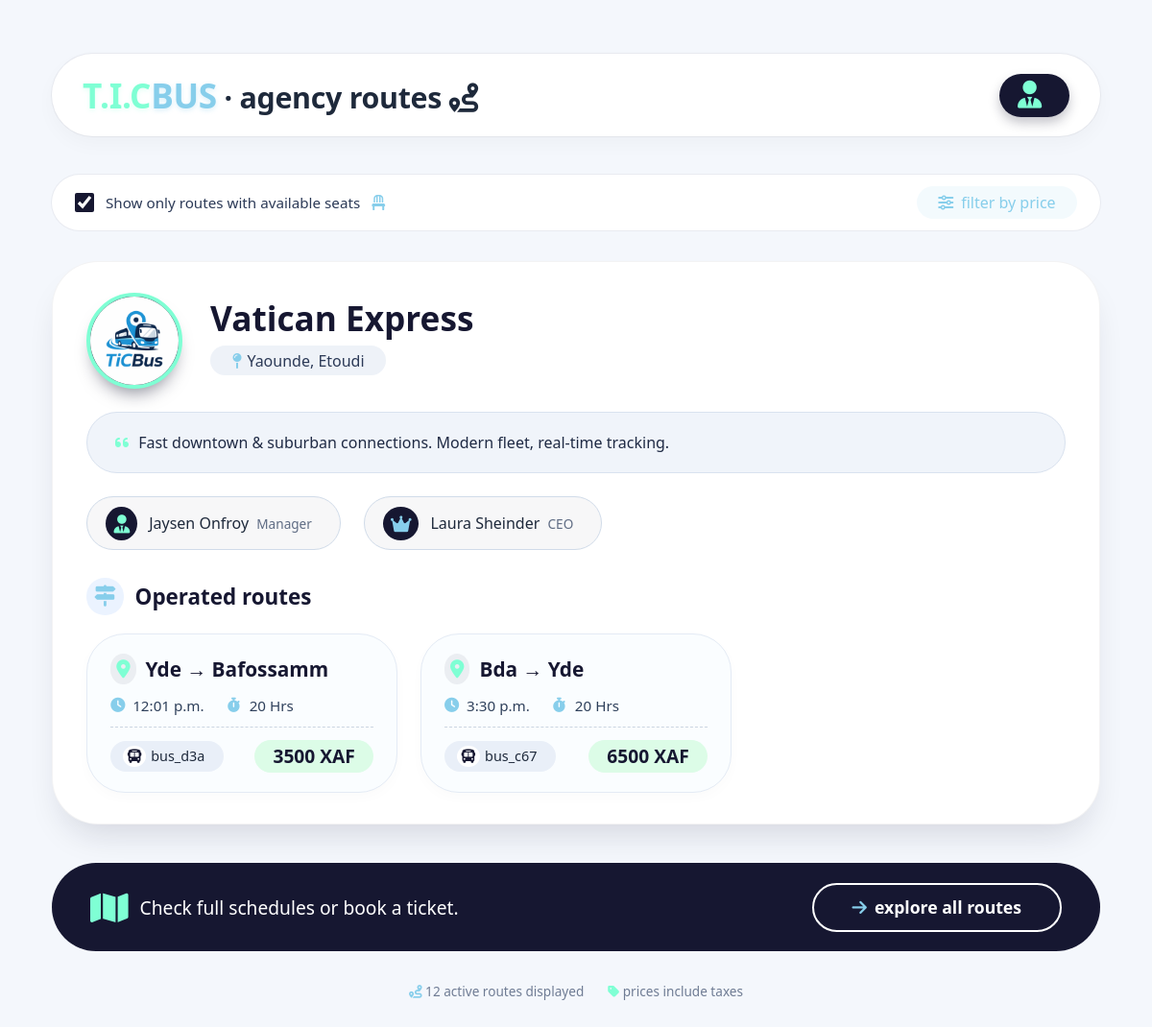
The page /agency/3/ on the database its author committed.
### booking/models.py (models this page shows, shortened)
class Agency(models.Model):
    agency_logo = models.ImageField(upload_to='agencies_logos', default='1384014.png')
    agency_name = models.CharField(max_length=50, unique=True, null=False)
    total_bus = models.IntegerField(default=5, null=False, blank=False)
    agency_description = models.TextField()
    ceo_name = models.CharField(max_length=50, null=False)
    manager_name = models.CharField(max_length=50, null=True)
    date_created = models.DateField()
    location = models.CharField(max_length=50)

class Route(models.Model):
    origin = models.CharField(max_length=100)
    destination = models.CharField(max_length=100)
    departure_time = models.TimeField()
    price = models.DecimalField(max_digits=8, decimal_places=0)
    bus = models.ForeignKey(Bus, on_delete=models.CASCADE)
    duration = models.IntegerField(default=1)

class Bus(models.Model):
    agency = models.ForeignKey(Agency, on_delete=models.CASCADE, related_name="buses")
    bus_number = models.CharField(max_length=50, unique=True, default=generate_bus_id)
    total_seats = models.IntegerField()

### booking/views.py (the view)
# urls.py: path('agency/<int:agency_id>/', agency_detail, name="agency_detail"),
def agency_detail(request, agency_id):
    agency = get_object_or_404(Agency, id=agency_id)
    buses = agency.buses.all()
    routes = Route.objects.filter(bus__agency=agency)
    unique_agency_total_bus = buses.count()
    return render(request, "pages/agency-detail.html", {
        "agency": agency,
        "buses": buses,
        "routes": routes,
        "unique_agency_total_bus": unique_agency_total_bus
    })

### templates/pages/agency-detail.html (shortened to what this page needs)
<!DOCTYPE html>
<html lang="en">
<head>
  <link rel="stylesheet" href="https://cdnjs.cloudflare.com/ajax/libs/font-awesome/6.0.0-beta3/css/all.min.css">
</head>
<body>
<div class="dashboard">
  <div class="greeting">
    <h1>
      <span class="tic">T.I.C</span><span class="bus">BUS</span> · agency routes <i class="fas fa-route"></i>
    </h1>
    <div class="user-profile">
      <div class="user-text">
        <span><i class="fas fa-user-tie"></i> {{request.user.username}}</span>
      </div>
    </div>
  </div>
  <div class="filter-bar">
    <div class="filter-left">
      <input type="checkbox" id="showActive" checked>
      <span>Show only routes with available seats</span>
      <i class="fas fa-chair" style="color: skyblue;"></i>
    </div>
    <a href="#" class="filter-link"><i class="fas fa-sliders-h"></i> filter by price</a>
  </div>
  <div class="agency-grid">
    <div class="agency-card">
      <div class="agency-header">
        <div class="agency-logo"><img src="{{agency.agency_logo.url}}"></div>
        <div class="agency-title">
          <div class="agency-name">{{agency.agency_name}}</div>
          <div class="agency-location"><i class="fas fa-map-pin"></i> {{agency.location}}</div>
        </div>
      </div>
      <div class="agency-description">
        <i class="fas fa-quote-left" style="color: aquamarine; margin-right: 6px;"></i>
        Fast downtown & suburban connections. Modern fleet, real-time tracking.
      </div>
      <div class="management-row">
        <div class="manager-badge"><i class="fas fa-user-tie"></i> <span>{{agency.manager_name}} <small>Manager</small></span></div>
        <div class="ceo-badge"><i class="fas fa-crown"></i> <span>{{agency.ceo_name}} <small>CEO</small></span></div>
      </div>
      <div class="routes-title"><i class="fas fa-map-signs"></i> Operated routes</div>
      <div class="route-list">
        {% for route in routes %}
            <div class="route-card">
            <div class="route-dest"><i class="fas fa-location-dot"></i> <a href="{% url 'book_bus' route.id %}" style="text-decoration: none; color:rgb(22, 23, 49);">{{ route.origin }} → {{ route.destination }}</a></div>
            <div class="route-details">
                <span><i class="fas fa-clock"></i> {{ route.departure_time }}</span>
                <span><i class="fas fa-stopwatch"></i> 20 Hrs</span>
            </div>
            <div class="route-footer">
                <div class="bus-assigned"><i class="fas fa-bus"></i> {{ route.bus.bus_number }}</div>
                <div class="route-price">{{ route.price }} XAF</div>
            </div>
            </div>
        {% endfor %}
      </div>
    </div>
  </div>
  <div class="bottom-cta">
    <p>
      <i class="fas fa-map"></i>
      Check full schedules or book a ticket.
    </p>
    <a href="#" class="cta-btn">
      <i class="fas fa-arrow-right"></i> explore all routes
    </a>
  </div>
  <div class="footer-note">
    <span><i class="fas fa-route" style="color: skyblue;"></i> 12 active routes displayed</span>
    <span><i class="fas fa-tag" style="color: aquamarine;"></i> prices include taxes</span>
  </div>
</div>
</body>
</html>

### rows shown on the page
Agency: agency_logo (picture), agency_name "Vatican Express", location "Yaounde, Etoudi", manager_name "Jaysen Onfroy", ceo_name "Laura Sheinder"
Route: origin "Yde", destination "Bafossamm", departure_time "12:01 p.m.", bus.bus_number "bus_d3a", price "3500"
Route: origin "Bda", destination "Yde", departure_time "3:30 p.m.", bus.bus_number "bus_c67", price "6500"
